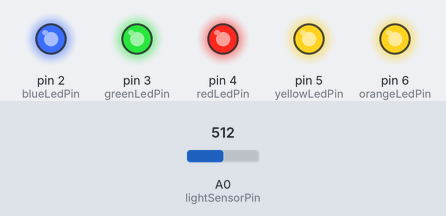
The sketch below on a simulated Arduino Uno, built with avr-gcc and run on an emulated ATmega328P. Shown: output pins drawn as LEDs (lit = HIGH). Inputs (shaded band) come from the test bench; at power-on: A0 (lightSensorPin) = 512.

Above: at 1.2 s.
1.3 s: A0 (lightSensorPin) set to 483
At 1.7 s:
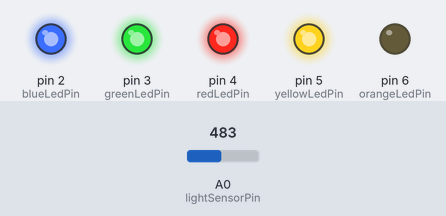
2.8 s: A0 (lightSensorPin) set to 307
4.3 s: A0 (lightSensorPin) set to 283
At 5.2 s:
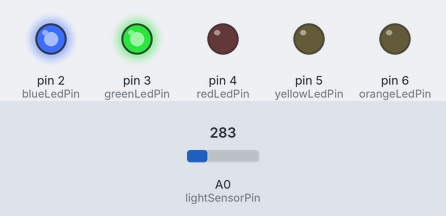
5.8 s: A0 (lightSensorPin) set to 218
7.3 s: A0 (lightSensorPin) set to 185
At 8.5 s:
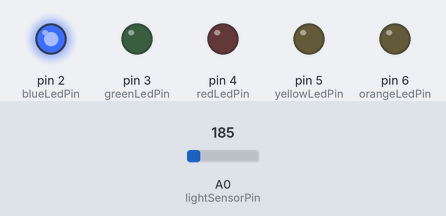
8.8 s: A0 (lightSensorPin) set to 510
At 9.8 s:
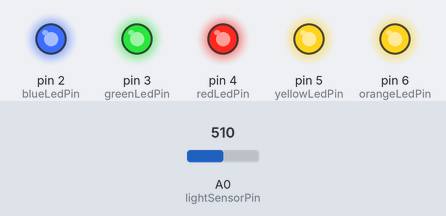
Timing chart, 0 to 11.3 s (numbered marks = the images above; inputs shaded):
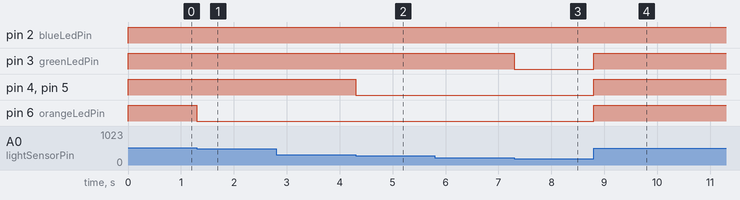

Measured:
- the behaviour switches between 500 and 499 on A0 (lightSensorPin) (found by bisection; images 0 and 1)
- the behaviour switches between 300 and 299 on A0 (lightSensorPin) (found by bisection; images 1 and 2)
- the behaviour switches between 200 and 199 on A0 (lightSensorPin) (found by bisection; images 2 and 3)
- after the input at 1.3 s, pin 6 (orangeLedPin): HIGH → LOW at once
- after the input at 2.8 s, every drawn part: stays the same
- after the input at 4.3 s, pin 4 (redLedPin), pin 5 (yellowLedPin): HIGH → LOW at once
- after the input at 5.8 s, every drawn part: stays the same
- after the input at 7.3 s, pin 3 (greenLedPin): HIGH → LOW at once
- after the input at 8.8 s, pin 3 (greenLedPin), pin 4 (redLedPin), pin 5 (yellowLedPin), pin 6 (orangeLedPin): LOW → HIGH at once

The sketch:

LabLedsLightSensor.ino
```cpp
int blueLedPin = 2;
int greenLedPin = 3;
int redLedPin = 4;
int yellowLedPin = 5;
int orangeLedPin = 6;

int lightSensorPin = A0;
int analogValue = 0;

void setup()
{
  pinMode(blueLedPin, OUTPUT);
  pinMode(greenLedPin, OUTPUT);
  pinMode(redLedPin, OUTPUT);
  pinMode(yellowLedPin, OUTPUT);
  pinMode(orangeLedPin, OUTPUT);
}

void loop()
{
  analogValue = analogRead(lightSensorPin);
  if(analogValue < 100){
    digitalWrite(blueLedPin, LOW);
    digitalWrite(greenLedPin, LOW);
    digitalWrite(redLedPin, LOW);
    digitalWrite(yellowLedPin, LOW);
    digitalWrite(orangeLedPin, LOW);

  } if(analogValue > 150  && analogValue < 200){
  digitalWrite(blueLedPin, HIGH);
  digitalWrite(greenLedPin, LOW);
  digitalWrite(redLedPin, LOW);
  digitalWrite(yellowLedPin, LOW);
  digitalWrite(orangeLedPin, LOW);

  } if(analogValue > 250  && analogValue < 300){
  digitalWrite(blueLedPin, HIGH);
  digitalWrite(greenLedPin, HIGH);
  digitalWrite(redLedPin, LOW);
  digitalWrite(yellowLedPin, LOW);
  digitalWrite(orangeLedPin, LOW);

  }if(analogValue > 350  && analogValue < 400){
  digitalWrite(blueLedPin, HIGH);
  digitalWrite(greenLedPin, HIGH);
  digitalWrite(redLedPin, HIGH);
  digitalWrite(yellowLedPin, HIGH);
  digitalWrite(orangeLedPin, LOW);

  }if(analogValue > 450  && analogValue < 500){
  digitalWrite(blueLedPin, HIGH);
  digitalWrite(greenLedPin, HIGH);
  digitalWrite(redLedPin, HIGH);
  digitalWrite(yellowLedPin, HIGH);
  digitalWrite(orangeLedPin, LOW);

  }if(analogValue > 500){
  digitalWrite(blueLedPin, HIGH);
  digitalWrite(greenLedPin, HIGH);
  digitalWrite(redLedPin, HIGH);
  digitalWrite(yellowLedPin, HIGH);
  digitalWrite(orangeLedPin, HIGH);

  }


}
```
